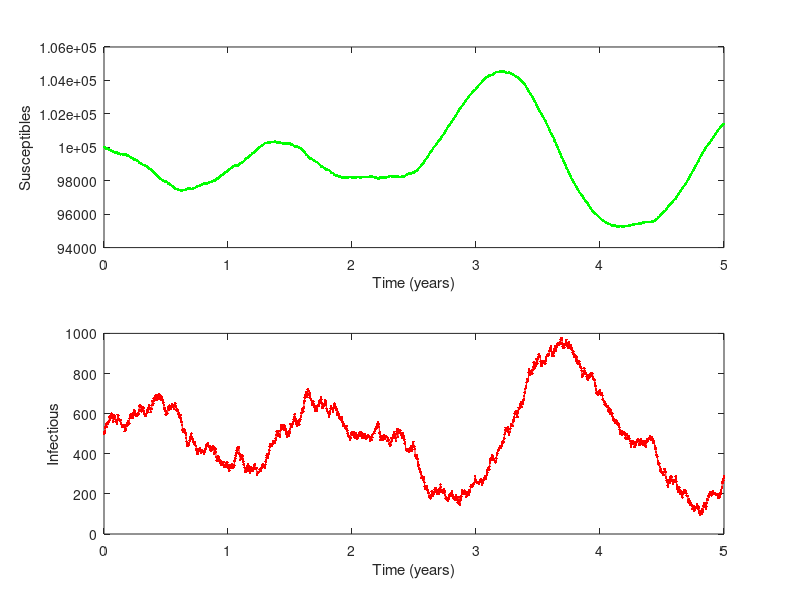

The MATLAB source for this figure:
function [t,X,Y] = Program_6_1(beta,noise,gamma,mu,X0,Y0,N0,Step,MaxTime)
%
% 
%
% Program_6_1( beta, noise, gamma, mu, X0, Y0, N0, Step, MaxTime)
%      This is the MATLAB version of program 6.1 from page 194 of 
% "Modeling Infectious Disease in humans and animals" 
% by Keeling & Rohani.
% 
% It is the SIR epidemic model with constant additive noise added to 
% the transmission rate.
% Given the difficulties in integrating the dynamics, the user is prompted
% for a integration time-step.
%
%

% Sets up default parameters if necessary.
if nargin == 0
   beta=1.0;
   noise=10;
   gamma=1/10.0;
   mu=1/(50*365.0);
   X0=1e5;
   Y0=500;
   N0=1e6;
   Step=1;
   MaxTime=5*365;
end

% Checks all the parameters are valid
if X0<=0 
    error('Initial number of susceptibles (%g) is less than or equal to zero',X0);
end

if Y0<=0 
    error('Initial number of infecteds (%g) is less than or equal to zero',Y0);
end

if N0<=0 
    error('Initial population size (%g) is less than or equal to zero',N0);
end

if beta<=0 
    error('Transmission rate beta0 (%g) is less than or equal to zero',beta0);
end

if noise<0 
    error('Noise level (%g) is less than zero',noise);
end
    
if gamma<=0 
    error('Recovery rate gamma (%g) is less than or equal to zero',gamma);
end

if mu<0 
    error('Birth / Death rate gamma (%g) is less than zero',mu);
end
    
if MaxTime<=0 
    error('Maximum run time (%g) is less than or equal to zero',MaxTime);
end

if Step<=0
    error('Integration time-step (%g) is less than or equal to zero',Step);
end
    
if X0+Y0>N0
    warning('Initial level of susceptibles+infecteds (%g+%g=%g) is greater than population size (%g)',X0,Y0,X0+Y0,N0);
end


X=X0; Y=Y0;

% The main iteration 

options = odeset('RelTol', 1e-5);
[t, pop]=Stoch_ODE([0 MaxTime],[X Y],options,[beta noise gamma mu Step N0]);

T=t/365; X=pop(:,1); Y=pop(:,2);

% plots the graphs with scaled colours
subplot(2,1,1)
h=plot(T,X,'.-g');
xlabel 'Time (years)';
ylabel 'Susceptibles'

subplot(2,1,2)
h=plot(T,Y,'.-r');
xlabel 'Time (years)';
ylabel 'Infectious'

% Do the integration of the differential equations with noise
% Here we fix the noise for eahow does a function end in matlabch step, but integrate that step using ode45
% This works, but it may be better to use Forward Euler, but this would
% need much shorter time steps.
function [T,P]=Stoch_ODE(Time,Initial,options,Parameters)

X=Initial(1); Y=Initial(2);
t=0; 
Step=Parameters(5); sqrtStep=sqrt(Step);
Noise=Parameters(2);

T=zeros(1+ceil(Time(2)/Step),1); 
P=zeros(1+ceil(Time(2)/Step),2); P(1,:)=[X Y]; loop=1;

while (t<Time(2) & Y>0 & X>0)
    Parameters(2)=Noise*randn(1)/sqrtStep;
    [tt,p]=ode45(@Diff_6_1,[t t+Step],[X Y],options,Parameters);
    t=tt(end); X=p(end,1); Y=p(end,2);
    loop=loop+1;
    T(loop)=t;
    P(loop,:)=[X Y];
end

T=T(1:loop); P=P(1:loop,:);

% Calculates the differential rates used in the integration.
function dPop=Diff_6_1(t,pop, parameter)

beta=parameter(1); noise=parameter(2); gamma=parameter(3); 
mu=parameter(4); N=parameter(6);

X=pop(1); Y=pop(2); 

dPop=zeros(2,1);

% dPop(1)= mu*N -beta*X*Y/N - noise - mu*Y;
dPop(1)= mu*N -beta*X*Y/N - noise - mu*X;
dPop(2)= beta*X*Y/N + noise- gamma*Y - mu*Y;




